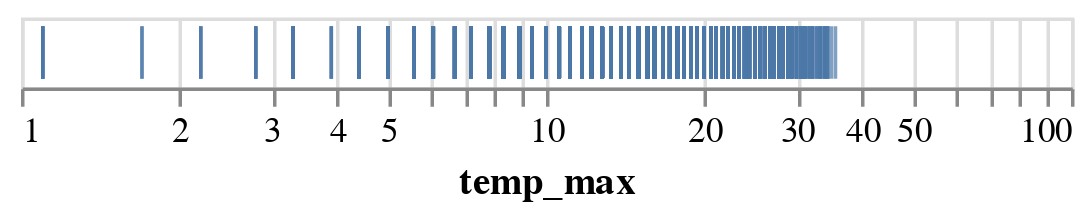

Write notebook code for a chart like this one.
### Code cell
show(
    data(['temp_max'], df=weather_data_positive),
    {
        'view': [
            {
                'mark': [
                    {
                        'type': 'tick',
                        'encoding': [{'channel': 'x', 'field': 'temp_max'}],
                    }
                ],
                'scale': [{'channel': 'x', 'type': 'log'}],
            }
        ]
    },
    df=weather_data_positive,
)

### Figure 1 — Vega-Lite specification as saved in the notebook (floating-point values rounded to 4 significant figures; data arrays with more than 128 entries replaced by an {"elided": "..."} marker saying what was removed)
{"config": {"view": {"continuousWidth": 300, "continuousHeight": 300}}, "data": {"name": "data-25e1243637304447516e32ed6794929e"}, "mark": {"type": "tick"}, "encoding": {"x": {"field": "temp_max", "scale": {"type": "log"}, "type": "quantitative"}}, "$schema": "https://vega.github.io/schema/vega-lite/v5.20.1.json", "datasets": {"data-25e1243637304447516e32ed6794929e": {"elided": "1456 records"}}}
